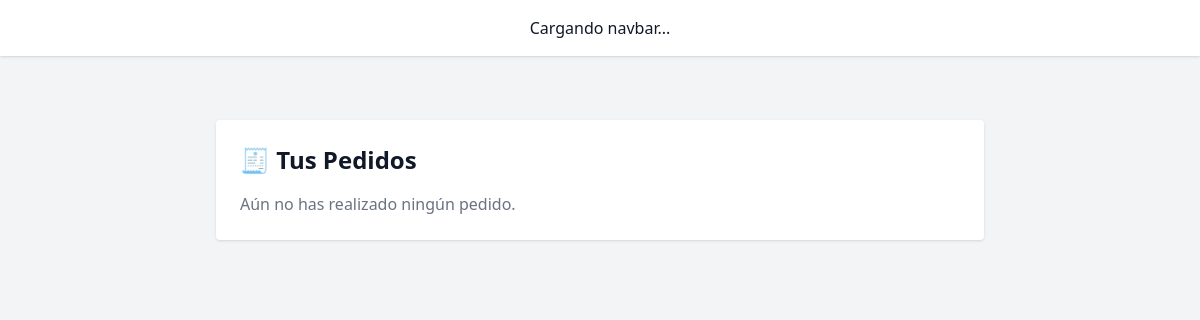
The page /orders/ (signed in) on the database as committed earlier.
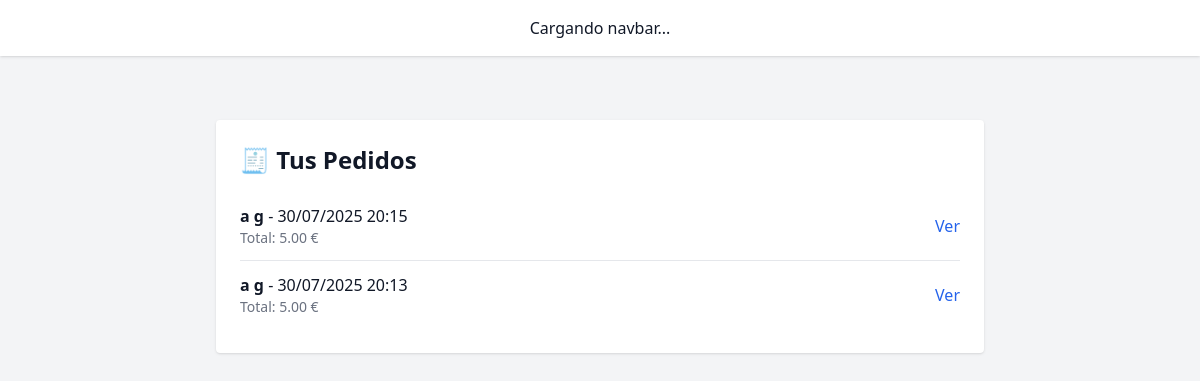
The same page on the database as committed later.
### core/models/order.py (models this page shows, shortened)
class Order(models.Model):
    group = models.ForeignKey(Group, on_delete=models.CASCADE, related_name='orders')
    created_by = models.ForeignKey(UserAccount, on_delete=models.SET_NULL, null=True, blank=True)
    created_at = models.DateTimeField(auto_now_add=True)
    total_price = models.DecimalField(max_digits=10, decimal_places=2)
    direccion = models.CharField(max_length=255)
    notes = models.TextField(blank=True)
    confirmed = models.BooleanField(default=False)

### core/models/group.py (models this page shows, shortened)
class Group(models.Model):
    name = models.CharField(max_length=100)
    creator = models.ForeignKey(UserAccount, on_delete=models.CASCADE, related_name='owned_groups')
    members = models.ManyToManyField(UserAccount, related_name='groups_in')
    people_count = models.IntegerField()
    duration_days = models.IntegerField()
    preferences = models.TextField(blank=True)
    restrictions = models.TextField(blank=True)
    created_at = models.DateTimeField(auto_now_add=True)
    event_type = models.ForeignKey(EventType, on_delete=models.SET_NULL, null=True, blank=True)
    high_consume = models.BooleanField(default=False)
    invite_code = models.CharField(max_length=10, unique=True, blank=True)

### core/views.py (the view)
# urls.py: path('orders/', order_list_view, name='order_list'),
def order_list_view(request):
    orders = Order.objects.filter(created_by=request.user).order_by('-created_at')
    return render(request, "core/order_list.html", {"orders": orders})

### core/templates/core/order_list.html
{% extends "base.html" %}
{% block content %}
<div class="max-w-3xl mx-auto bg-white p-6 rounded shadow mt-10">
  <h2 class="text-2xl font-bold mb-4">🧾 Tus Pedidos</h2>
  {% if orders %}
    <ul class="divide-y divide-gray-200">
      {% for order in orders %}
        <li class="py-3 flex justify-between items-center">
          <div>
            <p><strong>{{ order.group.name }}</strong> - {{ order.created_at|date:"d/m/Y H:i" }}</p>
            <p class="text-sm text-gray-500">Total: {{ order.total_price|floatformat:2 }} €</p>
          </div>
          <a href="{% url 'order_detail' order.pk %}" class="text-blue-600 hover:underline">Ver</a>
        </li>
      {% endfor %}
    </ul>
  {% else %}
    <p class="text-gray-500">Aún no has realizado ningún pedido.</p>
  {% endif %}
</div>
{% endblock %}

Rows that differ between the two databases and show on the page:
added Order: group.name "a g", created_at "30/07/2025 20:15", total_price "5.00"
added Order: group.name "a g", created_at "30/07/2025 20:13", total_price "5.00"
Other text that changed with them:
text no longer shown: "Aún no has realizado ningún pedido."
